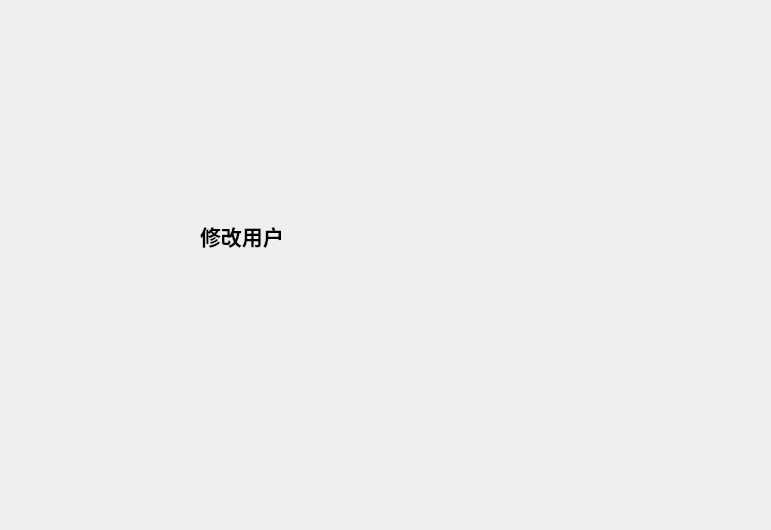
<?xml version="1.0" encoding="UTF-8"?>
<ui version="4.0">
 <class>ModifyUserInfoDialog</class>
 <widget class="QDialog" name="ModifyUserInfoDialog">
  <property name="geometry">
   <rect>
    <x>0</x>
    <y>0</y>
    <width>771</width>
    <height>530</height>
   </rect>
  </property>
  <property name="windowTitle">
   <string>Dialog</string>
  </property>
  <widget class="QLabel" name="label">
   <property name="geometry">
    <rect>
     <x>200</x>
     <y>180</y>
     <width>371</width>
     <height>111</height>
    </rect>
   </property>
   <property name="font">
    <font>
     <family>Arial Black</family>
     <pointsize>16</pointsize>
     <weight>75</weight>
     <bold>true</bold>
    </font>
   </property>
   <property name="text">
    <string>修改用户</string>
   </property>
  </widget>
 </widget>
 <resources/>
 <connections/>
</ui>
